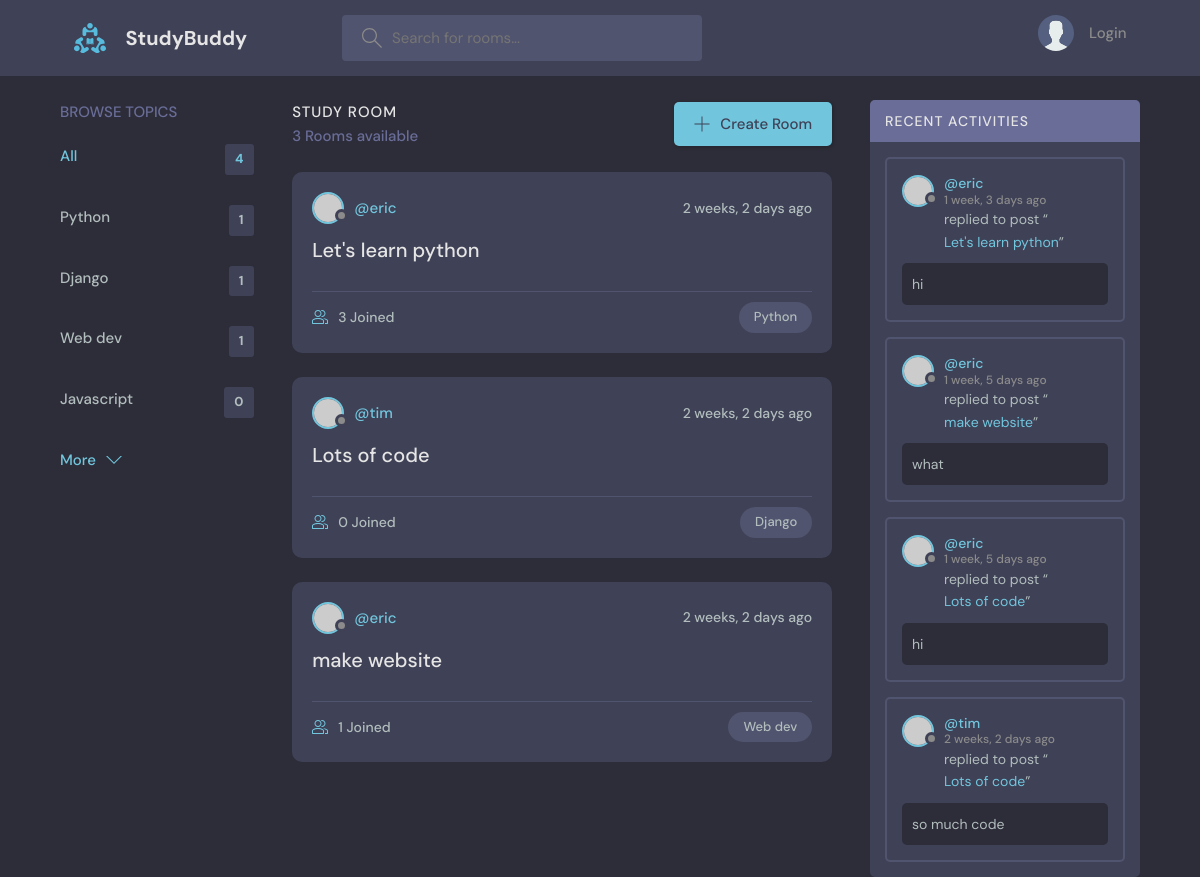
Before: / with the older database file.
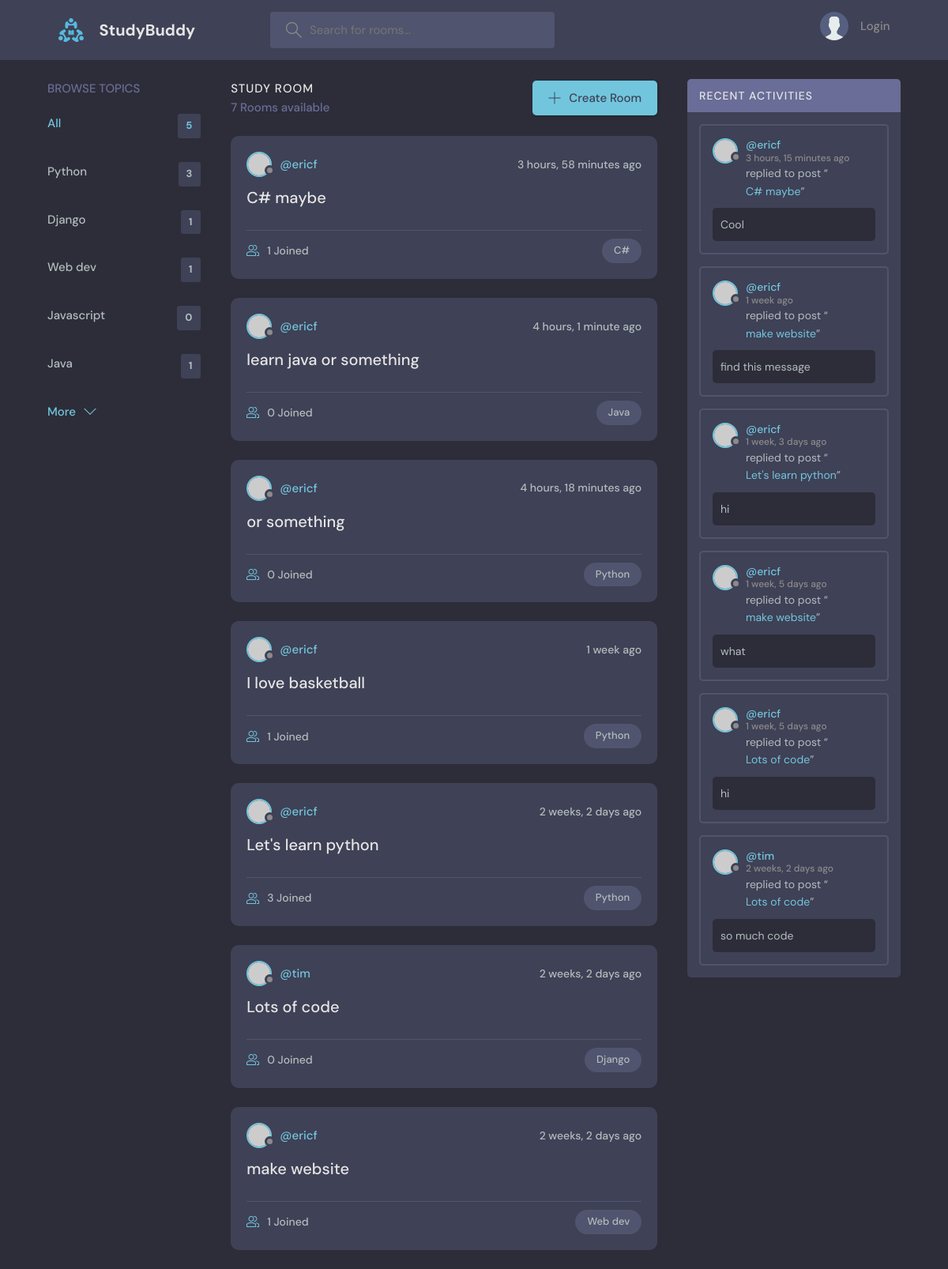
After: the same page with the newer database file.
### base/models.py (models this page shows, shortened)
class Topic(models.Model):
    name = models.CharField(max_length=200)

class Room(models.Model):
    host = models.ForeignKey(User, on_delete=models.SET_NULL, null=True)
    topic = models.ForeignKey(Topic, on_delete=models.SET_NULL, null=True)
    name = models.CharField(max_length=200)
    description = models.TextField(null=True, blank=True)
    participants = models.ManyToManyField(User, related_name='participants', blank=True)
    updated = models.DateTimeField(auto_now=True)
    created = models.DateTimeField(auto_now_add=True)
    class Meta: #order by descending date, newest first
        ordering = ['-updated', '-created']
    def __str__(self):
        return self.name

class Message(models.Model):
    user = models.ForeignKey(User, on_delete=models.CASCADE)
    room = models.ForeignKey(Room, on_delete=models.CASCADE)
    body = models.TextField()
    updated = models.DateTimeField(auto_now=True)
    created = models.DateTimeField(auto_now_add=True)
    class Meta: #order by descending date, newest first
        ordering = ['-updated', '-created']

### base/views.py (the view)
# urls.py: path('', views.home, name='home'),
def home(request):
    q = request.GET.get('q') if request.GET.get('q') != None else ''
    rooms = Room.objects.filter(
        Q(topic__name__icontains=q) |
        Q(name__icontains=q) |
        Q(description__icontains=q)
        )
    topics = Topic.objects.all()[0:5]
    room_count = rooms.count()
    room_messages = Message.objects.filter(Q(room__topic__name__icontains=q))
    context = {'rooms': rooms, 'topics': topics,
               'room_count': room_count, 'room_messages':room_messages}
    return render(request, 'base/home.html', context)

### base/templates/base/home.html (shortened to what this page needs)
{% extends 'main.html' %}
{% block content %}
<main class="layout layout--3">
  <div class="container">
    {% include 'base/topics_component.html' %}
    <div class="roomList">
      <div class="roomList__header">
        <div>
          <h2>Study Room</h2>
          <p>{{room_count}} Rooms available</p>
        </div>
        <a class="btn btn--main" href="{% url 'create-room' %}">
          <svg version="1.1" xmlns="http://www.w3.org/2000/svg" width="32" height="32" viewBox="0 0 32 32">
            <title>add</title>
            <path
              d="M16.943 0.943h-1.885v14.115h-14.115v1.885h14.115v14.115h1.885v-14.115h14.115v-1.885h-14.115v-14.115z"
            ></path>
          </svg>
          Create Room
        </a>
      </div>
      {% include 'base/feed_component.html' %}
    </div>
     {% include 'base/activity_component.html' %}
  </div>
</main>
{% endblock %}

### base/templates/base/topics_component.html
<div class="topics">
    <div class="topics__header">
      <h2>Browse Topics</h2>
    </div>
    <ul class="topics__list">
      <li>
        <a href="{% url 'home' %}" class="active">All <span>{{topics.count}}</span></a>
      </li>
      {% for topic in topics %}
      <li>
        <a href="{% url 'home' %}?q={{topic.name}}">{{topic.name}} <span>{{topic.room_set.all.count}}</span></a>
      </li>
      {% endfor %}
    </ul>
    <a class="btn btn--link" href="{% url 'topics' %}">
      More
      <svg version="1.1" xmlns="http://www.w3.org/2000/svg" width="32" height="32" viewBox="0 0 32 32">
        <title>chevron-down</title>
        <path d="M16 21l-13-13h-3l16 16 16-16h-3l-13 13z"></path>
      </svg>
    </a>
  </div>

### base/templates/base/feed_component.html (shortened to what this page needs)
{% for room in rooms %}
<div class="roomListRoom">
    <div class="roomListRoom__header">
      <a href="{% url 'user-profile' room.host.id %}" class="roomListRoom__author">
        <div class="avatar avatar--small">
          <img src="https://randomuser.me/api/portraits/women/11.jpg" />
        </div>
        <span>@{{room.host.username}}</span>
      </a>
      <div class="roomListRoom__actions">
        <span>{{room.created|timesince}} ago</span>
      </div>
    </div>
    <div class="roomListRoom__content">
      <a href="{% url 'room' room.id %}">{{room.name}}</a>
    </div>
    <div class="roomListRoom__meta">
      <a href="{% url 'room' room.id %}l" class="roomListRoom__joined">
        {{room.participants.all.count}} Joined
      </a>
      <p class="roomListRoom__topic">{{room.topic.name}}</p>
    </div>
  </div>
  {% endfor %}

### base/templates/base/activity_component.html (shortened to what this page needs)
<div class="activities">
    <div class="activities__header">
      <h2>Recent Activities</h2>
    </div>
    {% for message in room_messages %}
    <div class="activities__box">
      <div class="activities__boxHeader roomListRoom__header">
        <a href="{% url 'user-profile' message.user.id %}" class="roomListRoom__author">
          <div class="avatar avatar--small">
            <img src="https://randomuser.me/api/portraits/women/11.jpg" />
          </div>
          <p>
            @{{message.user}}
            <span>{{message.created|timesince}} ago</span>
          </p>
        </a>
      </div>
      <div class="activities__boxContent">
        <p>replied to post “<a href="{% url 'room' message.room.id %}">{{message.room}}</a>”</p>
        <div class="activities__boxRoomContent">
          {{message.body}}
        </div>
      </div>
    </div>
    {% endfor %}
  </div>

Changed rows visible on the page:
computed for Topic "Python": room_set.all.count "1" → "3"
added Topic: name "Java", room_set.all.count "1"
added Room: host.username "ericf", created "3 hours, 58 minutes", name "C# maybe", participants.all.count "1", topic.name "C#"
added Room: host.username "ericf", created "4 hours, 1 minute", name "learn java or something", participants.all.count "0", topic.name "Java"
added Room: host.username "ericf", created "4 hours, 18 minutes", name "or something", participants.all.count "0", topic.name "Python"
added Room: host.username "ericf", created "1 week", name "I love basketball", participants.all.count "1", topic.name "Python"
changed through a linked row, Room "Let's learn python": host.username "eric" → "ericf"
changed through a linked row, Room "make website": host.username "eric" → "ericf"
added Message: user "ericf", created "3 hours, 15 minutes", room "C# maybe", body "Cool"
added Message: user "ericf", created "1 week", room "make website", body "find this message"
changed through a linked row, Message "1 week, 3 days": user "eric" → "ericf"
changed through a linked row, Message "what": user "eric" → "ericf"
changed through a linked row, Message (number 5 of 6 on the later page): user "eric" → "ericf"
Other visible differences:
{{ topics.count }}: "4" → "5"
{{ room_count }}: "3" → "7"
